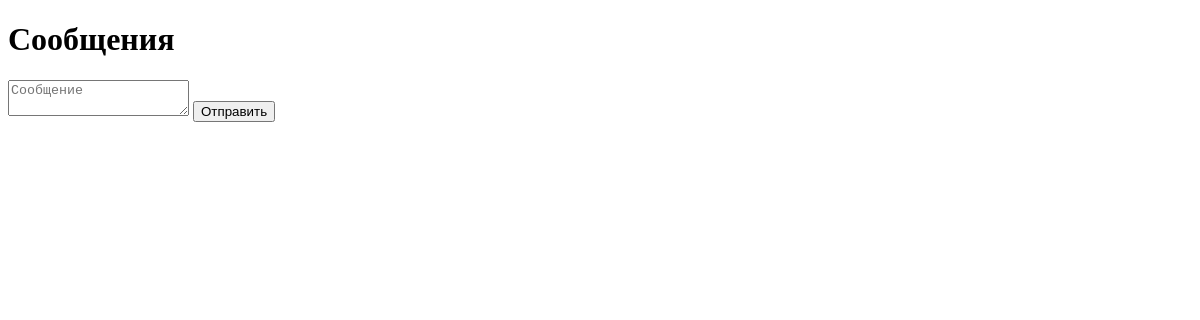
The app's page /messages (signed in), older data.
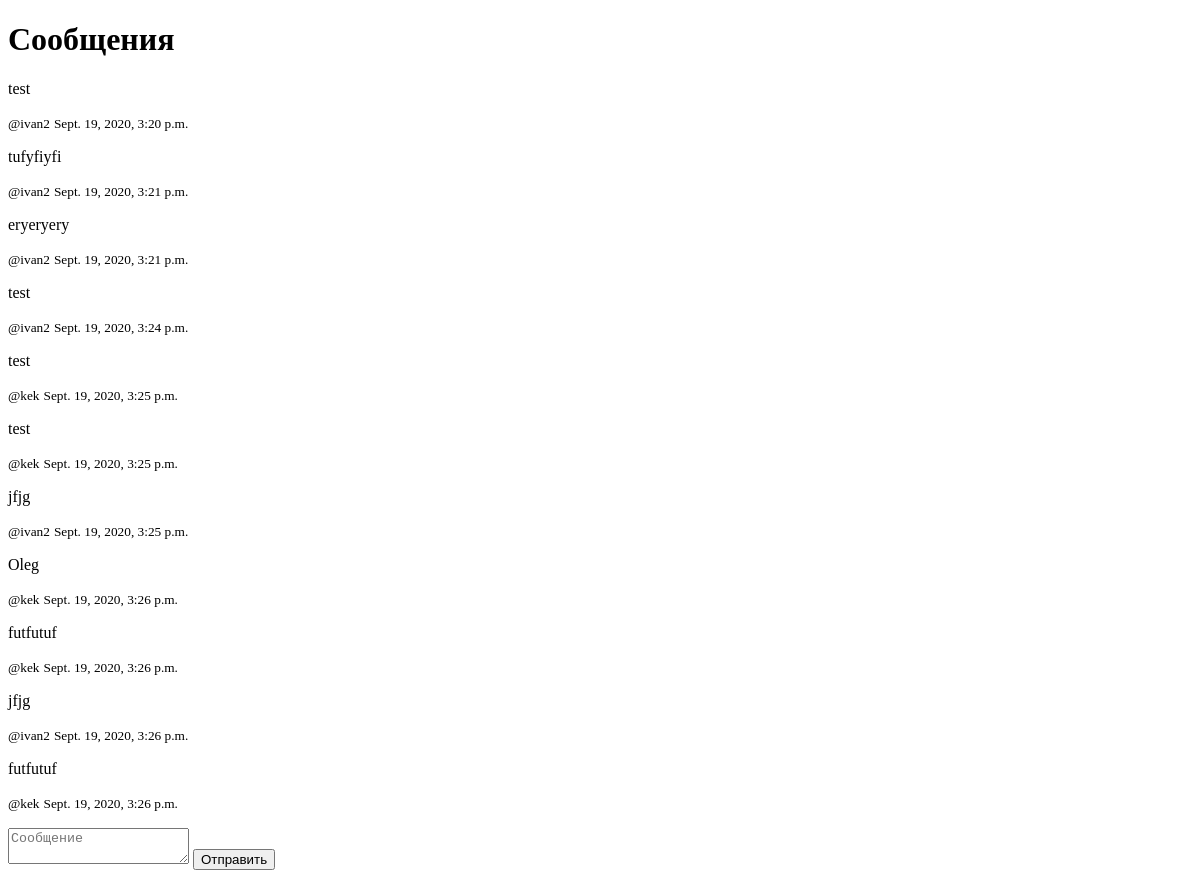
The same page, newer data.
### ourchat_app/models.py (models this page shows)
class Message(models.Model):
    user = models.ForeignKey(to=User, on_delete=models.CASCADE)
    text = models.TextField()
    datetime_created = models.DateTimeField(auto_now_add=True)

### ourchat_app/views.py (the view)
# urls.py: path('messages', views.messages_view),
def messages_view(request):
    if not request.user.is_authenticated:
        return redirect("/login")
    if request.method == "POST":
        form = MessageForm(data=request.POST)
        form.is_valid()
        Message.objects.create(text=form.cleaned_data["text"], user=request.user)
    return render(request, "messages.html", {
        "messages": Message.objects.all()
    })

### ourchat_app/templates/messages.html (shortened to what this page needs)
<!DOCTYPE html>
<html lang="en">
<head>
</head>
<body>
    <h1>Сообщения</h1>
    {% for message in messages %}
    <div>
        <p>{{ message.text }}</p>
        <p><small>@{{ message.user.username }}</small>&nbsp;<small>{{ message.datetime_created }}</small></p>
    </div>
    {% endfor %}
    <form action="/messages" method="post">
        <textarea name="text" placeholder="Сообщение"></textarea>
        <button>Отправить</button>
    </form>
</body>
</html>

Row changes from the older to the newer data that the page shows:
added Message: text "test", user.username "ivan2", datetime_created "Sept. 19, 2020, 3:20 p.m."
added Message: text "tufyfiyfi", user.username "ivan2", datetime_created "Sept. 19, 2020, 3:21 p.m."
added Message: text "eryeryery", user.username "ivan2", datetime_created "Sept. 19, 2020, 3:21 p.m."
added Message: text "test", user.username "ivan2", datetime_created "Sept. 19, 2020, 3:24 p.m."
added Message: text "test", user.username "kek", datetime_created "Sept. 19, 2020, 3:25 p.m."
added Message: text "test", user.username "kek", datetime_created "Sept. 19, 2020, 3:25 p.m."
added Message: text "jfjg", user.username "ivan2", datetime_created "Sept. 19, 2020, 3:25 p.m."
added Message: text "Oleg", user.username "kek", datetime_created "Sept. 19, 2020, 3:26 p.m."
added Message: text "futfutuf", user.username "kek", datetime_created "Sept. 19, 2020, 3:26 p.m."
added Message: text "jfjg", user.username "ivan2", datetime_created "Sept. 19, 2020, 3:26 p.m."
added Message: text "futfutuf", user.username "kek", datetime_created "Sept. 19, 2020, 3:26 p.m."
